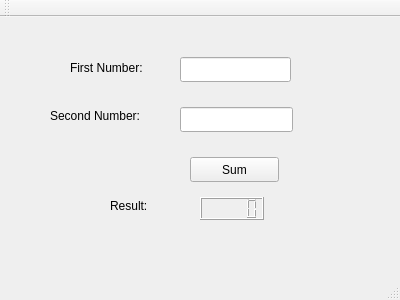
<?xml version="1.0" encoding="UTF-8"?>
<ui version="4.0">
 <class>calculator</class>
 <widget class="QMainWindow" name="calculator">
  <property name="geometry">
   <rect>
    <x>0</x>
    <y>0</y>
    <width>400</width>
    <height>300</height>
   </rect>
  </property>
  <property name="windowTitle">
   <string>0</string>
  </property>
  <widget class="QWidget" name="centralWidget">
   <widget class="QLineEdit" name="firstNumberLne">
    <property name="geometry">
     <rect>
      <x>180</x>
      <y>40</y>
      <width>111</width>
      <height>25</height>
     </rect>
    </property>
    <property name="inputMask">
     <string/>
    </property>
    <property name="text">
     <string/>
    </property>
   </widget>
   <widget class="QLineEdit" name="secondNumberLne">
    <property name="geometry">
     <rect>
      <x>180</x>
      <y>90</y>
      <width>113</width>
      <height>25</height>
     </rect>
    </property>
   </widget>
   <widget class="QLabel" name="firstNumberLbl">
    <property name="geometry">
     <rect>
      <x>70</x>
      <y>40</y>
      <width>101</width>
      <height>21</height>
     </rect>
    </property>
    <property name="text">
     <string>First Number:</string>
    </property>
   </widget>
   <widget class="QLabel" name="secondNumberLbl">
    <property name="geometry">
     <rect>
      <x>50</x>
      <y>90</y>
      <width>111</width>
      <height>17</height>
     </rect>
    </property>
    <property name="text">
     <string>Second Number:</string>
    </property>
   </widget>
   <widget class="QPushButton" name="sumBtn">
    <property name="geometry">
     <rect>
      <x>190</x>
      <y>140</y>
      <width>89</width>
      <height>25</height>
     </rect>
    </property>
    <property name="text">
     <string>Sum</string>
    </property>
   </widget>
   <widget class="QLabel" name="resultLbl">
    <property name="geometry">
     <rect>
      <x>110</x>
      <y>180</y>
      <width>51</width>
      <height>17</height>
     </rect>
    </property>
    <property name="text">
     <string>Result:</string>
    </property>
   </widget>
   <widget class="QLCDNumber" name="resultLcd">
    <property name="geometry">
     <rect>
      <x>200</x>
      <y>180</y>
      <width>64</width>
      <height>23</height>
     </rect>
    </property>
   </widget>
  </widget>
  <widget class="QMenuBar" name="menuBar">
   <property name="geometry">
    <rect>
     <x>0</x>
     <y>0</y>
     <width>400</width>
     <height>22</height>
    </rect>
   </property>
  </widget>
  <widget class="QToolBar" name="mainToolBar">
   <attribute name="toolBarArea">
    <enum>TopToolBarArea</enum>
   </attribute>
   <attribute name="toolBarBreak">
    <bool>false</bool>
   </attribute>
  </widget>
  <widget class="QStatusBar" name="statusBar"/>
 </widget>
 <layoutdefault spacing="6" margin="11"/>
 <resources/>
 <connections/>
</ui>
